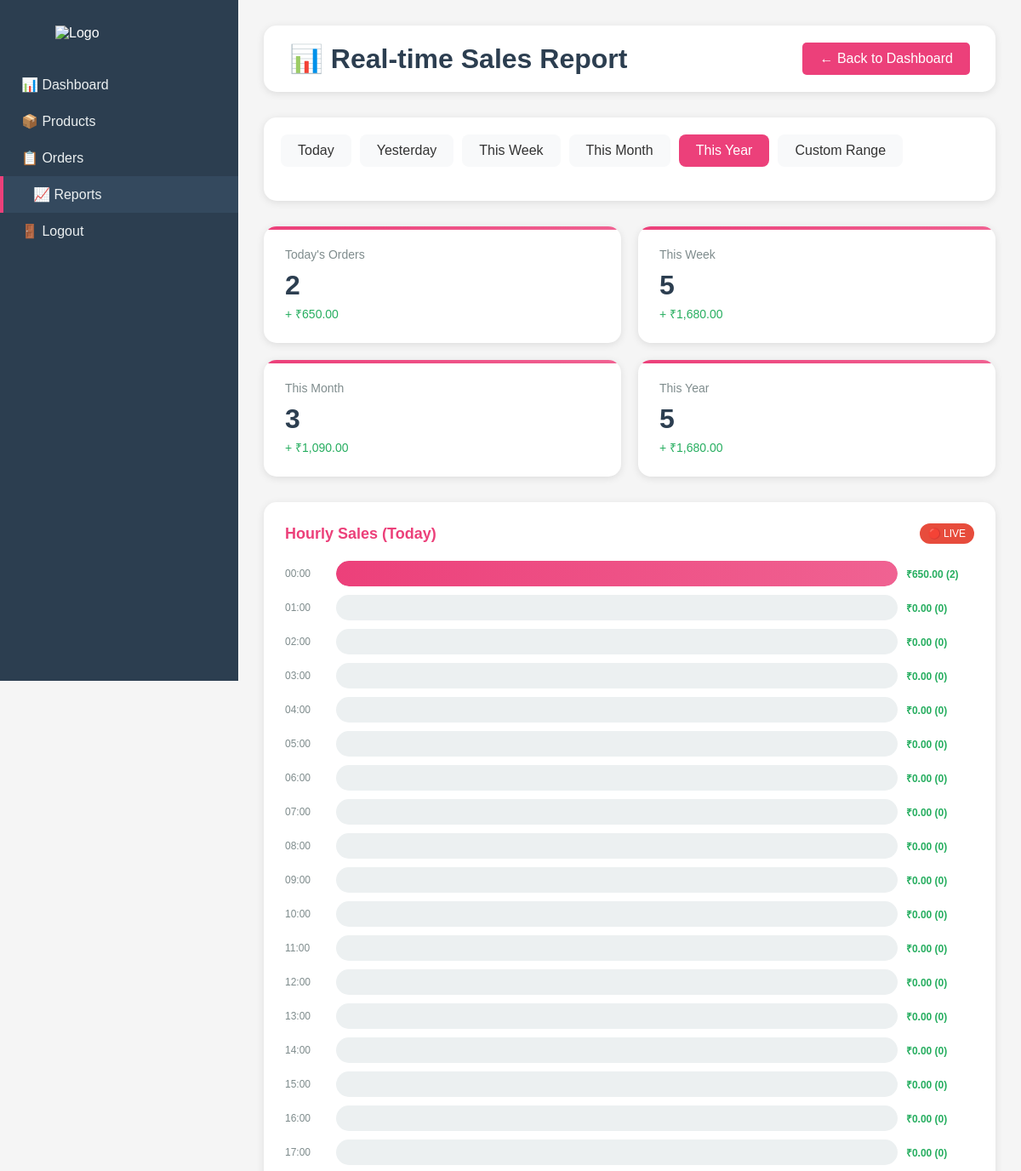
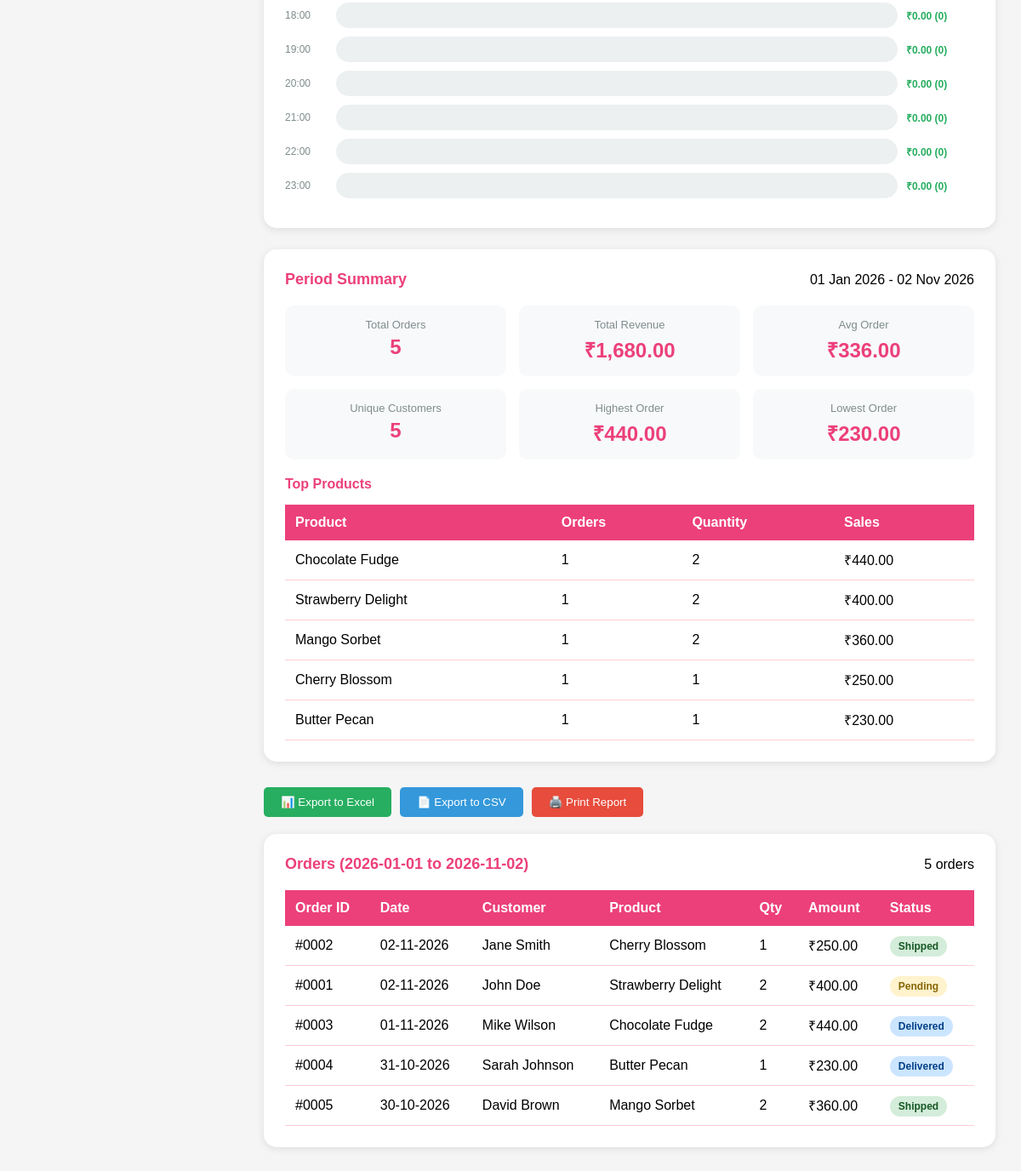
Page /admin/report.php?period=year (signed in) on the committed database (2 pictures, top to bottom).
### tables this page shows
CREATE TABLE IF NOT EXISTS orders (
    id INT AUTO_INCREMENT PRIMARY KEY,
    name VARCHAR(100) NOT NULL,
    phone VARCHAR(20) NOT NULL,
    address TEXT NOT NULL,
    total_price DECIMAL(10,2) NOT NULL,
    order_date DATE NOT NULL,
    product_name VARCHAR(100) NOT NULL,
    quantity INT NOT NULL,
    price DECIMAL(10,2) NOT NULL,
    status ENUM('Pending','Shipped','Delivered') DEFAULT 'Pending',
    created_at TIMESTAMP DEFAULT CURRENT_TIMESTAMP
);

### admin/report.php (the view, shortened to what this page needs)
<?php
require_once 'config.php';
$period = isset($_GET['period']) ? $_GET['period'] : 'today';
$start_date = isset($_GET['start_date']) ? $_GET['start_date'] : '';
$end_date = isset($_GET['end_date']) ? $_GET['end_date'] : '';
switch($period) {
    case 'year':
        $start_date = date('Y-01-01');
        $end_date = date('Y-m-d');
        break;
}
$stats = [];
$today_sql = "SELECT
                COUNT(*) as total_orders,
                COALESCE(SUM(total_price), 0) as total_revenue,
                AVG(total_price) as avg_order_value,
                COUNT(DISTINCT name) as unique_customers
              FROM orders
              WHERE order_date = CURDATE()";
$today_result = $conn->query($today_sql);
$stats['today'] = $today_result->fetch_assoc();
$week_sql = "SELECT
                COUNT(*) as total_orders,
                COALESCE(SUM(total_price), 0) as total_revenue
              FROM orders
              WHERE order_date >= DATE_SUB(CURDATE(), INTERVAL 7 DAY)";
$week_result = $conn->query($week_sql);
$stats['week'] = $week_result->fetch_assoc();
$month_sql = "SELECT
                COUNT(*) as total_orders,
                COALESCE(SUM(total_price), 0) as total_revenue
              FROM orders
              WHERE MONTH(order_date) = MONTH(CURDATE())
              AND YEAR(order_date) = YEAR(CURDATE())";
$month_result = $conn->query($month_sql);
$stats['month'] = $month_result->fetch_assoc();
$year_sql = "SELECT
                COUNT(*) as total_orders,
                COALESCE(SUM(total_price), 0) as total_revenue
              FROM orders
              WHERE YEAR(order_date) = YEAR(CURDATE())";
$year_result = $conn->query($year_sql);
$stats['year'] = $year_result->fetch_assoc();
$custom_sql = "SELECT
                o.*,
                DATE_FORMAT(o.order_date, '%d-%m-%Y') as formatted_date,
                (SELECT COUNT(*) FROM orders WHERE order_date BETWEEN ? AND ?) as period_orders,
                (SELECT COALESCE(SUM(total_price), 0) FROM orders WHERE order_date BETWEEN ? AND ?) as period_revenue
              FROM orders o
              WHERE o.order_date BETWEEN ? AND ?
              ORDER BY o.order_date DESC";
$custom_stmt = $conn->prepare($custom_sql);
$custom_stmt->bind_param("ssssss", $start_date, $end_date, $start_date, $end_date, $start_date, $end_date);
$custom_stmt->execute();
$custom_orders = $custom_stmt->get_result();
$period_totals_sql = "SELECT
                        COUNT(*) as total_orders,
                        COALESCE(SUM(total_price), 0) as total_revenue,
                        AVG(total_price) as avg_order,
                        COUNT(DISTINCT name) as unique_customers,
                        MAX(total_price) as max_order,
                        MIN(total_price) as min_order
                      FROM orders
                      WHERE order_date BETWEEN ? AND ?";
$period_stmt = $conn->prepare($period_totals_sql);
$period_stmt->bind_param("ss", $start_date, $end_date);
$period_stmt->execute();
$period_totals = $period_stmt->get_result()->fetch_assoc();
$hourly_sql = "SELECT
                HOUR(order_date) as hour,
                COUNT(*) as orders,
                COALESCE(SUM(total_price), 0) as revenue
              FROM orders
              WHERE order_date = CURDATE()
              GROUP BY HOUR(order_date)
              ORDER BY hour";
$hourly_data = $conn->query($hourly_sql);
$top_products_sql = "SELECT
                        product_name,
                        COUNT(*) as order_count,
                        SUM(quantity) as total_quantity,
                        COALESCE(SUM(quantity * price), 0) as total_sales
                      FROM orders
                      WHERE order_date BETWEEN ? AND ?
                      GROUP BY product_name
                      ORDER BY total_sales DESC
                      LIMIT 5";
$top_stmt = $conn->prepare($top_products_sql);
$top_stmt->bind_param("ss", $start_date, $end_date);
$top_stmt->execute();
$top_products = $top_stmt->get_result();
?>
<!DOCTYPE html>
<html lang="en">
<head>
</head>
<body>
    <div class="container">
        <div class="sidebar">
            <img src="../image/logo.png" alt="Logo">
            <ul>
                <li><a href="admin_dashboard.php">📊 Dashboard</a></li>
                <li><a href="manage_products.php">📦 Products</a></li>
                <li><a href="view_orders.php">📋 Orders</a></li>
                <li><a href="report.php" class="active">📈 Reports</a></li>
                <li><a href="logout.php">🚪 Logout</a></li>
            </ul>
        </div>
        <div class="main-content">
            <div class="header">
                <h1>📊 Real-time Sales Report</h1>
                <a href="admin_dashboard.php" class="back-btn">← Back to Dashboard</a>
            </div>
            <div class="period-selector">
                <div class="period-tabs">
                    <a href="?period=today" class="period-tab <?php echo $period == 'today' ? 'active' : ''; ?>">Today</a>
                    <a href="?period=yesterday" class="period-tab <?php echo $period == 'yesterday' ? 'active' : ''; ?>">Yesterday</a>
                    <a href="?period=week" class="period-tab <?php echo $period == 'week' ? 'active' : ''; ?>">This Week</a>
                    <a href="?period=month" class="period-tab <?php echo $period == 'month' ? 'active' : ''; ?>">This Month</a>
                    <a href="?period=year" class="period-tab <?php echo $period == 'year' ? 'active' : ''; ?>">This Year</a>
                    <a href="?period=custom" class="period-tab <?php echo $period == 'custom' ? 'active' : ''; ?>">Custom Range</a>
                </div>
            </div>
            <div class="quick-stats">
                <div class="stat-card">
                    <div class="stat-title">Today's Orders</div>
                    <div class="stat-value"><?php echo $stats['today']['total_orders']; ?></div>
                    <div class="stat-sub">+ ₹<?php echo number_format($stats['today']['total_revenue'], 2); ?></div>
                </div>
                <div class="stat-card">
                    <div class="stat-title">This Week</div>
                    <div class="stat-value"><?php echo $stats['week']['total_orders']; ?></div>
                    <div class="stat-sub">+ ₹<?php echo number_format($stats['week']['total_revenue'], 2); ?></div>
                </div>
                <div class="stat-card">
                    <div class="stat-title">This Month</div>
                    <div class="stat-value"><?php echo $stats['month']['total_orders']; ?></div>
                    <div class="stat-sub">+ ₹<?php echo number_format($stats['month']['total_revenue'], 2); ?></div>
                </div>
                <div class="stat-card">
                    <div class="stat-title">This Year</div>
                    <div class="stat-value"><?php echo $stats['year']['total_orders']; ?></div>
                    <div class="stat-sub">+ ₹<?php echo number_format($stats['year']['total_revenue'], 2); ?></div>
                </div>
            </div>
            <div class="dashboard-grid">
                <div class="dashboard-card">
                    <div class="card-header">
                        <h3>Hourly Sales (Today)</h3>
                        <span class="live-badge">🔴 LIVE</span>
                    </div>
                    <div class="hourly-bars">
                        <?php
                        $max_hourly = 0;
                        $hourly_rows = [];
                        while($hour = $hourly_data->fetch_assoc()) {
                            $hourly_rows[] = $hour;
                            if($hour['revenue'] > $max_hourly) $max_hourly = $hour['revenue'];
                        }
                        for($i = 0; $i < 24; $i++):
                            $hour_data = null;
                            foreach($hourly_rows as $h) {
                                if($h['hour'] == $i) {
                                    $hour_data = $h;
                                    break;
                                }
                            }
                            $percentage = $max_hourly > 0 ? (($hour_data['revenue'] ?? 0) / $max_hourly) * 100 : 0;
                        ?>
                        <div class="hour-bar">
                            <span class="hour-label"><?php echo sprintf('%02d:00', $i); ?></span>
                            <div class="bar-container">
                                <div class="bar-fill" style="width: <?php echo $percentage; ?>%;"></div>
                            </div>
                            <span class="bar-value">
                                ₹<?php echo number_format($hour_data['revenue'] ?? 0, 2); ?>
                                (<?php echo $hour_data['orders'] ?? 0; ?>)
                            </span>
                        </div>
                        <?php endfor; ?>
                    </div>
                </div>
                <div class="dashboard-card">
                    <div class="card-header">
                        <h3>Period Summary</h3>
                        <span><?php echo date('d M Y', strtotime($start_date)); ?> - <?php echo date('d M Y', strtotime($end_date)); ?></span>
                    </div>
                    <div class="summary-numbers">
                        <div class="number-box">
                            <div class="label">Total Orders</div>
                            <div class="value"><?php echo $period_totals['total_orders']; ?></div>
                        </div>
                        <div class="number-box">
                            <div class="label">Total Revenue</div>
                            <div class="value">₹<?php echo number_format($period_totals['total_revenue'], 2); ?></div>
                        </div>
                        <div class="number-box">
                            <div class="label">Avg Order</div>
                            <div class="value">₹<?php echo number_format($period_totals['avg_order'] ?? 0, 2); ?></div>
                        </div>
                        <div class="number-box">
                            <div class="label">Unique Customers</div>
                            <div class="value"><?php echo $period_totals['unique_customers']; ?></div>
                        </div>
                        <div class="number-box">
                            <div class="label">Highest Order</div>
                            <div class="value">₹<?php echo number_format($period_totals['max_order'] ?? 0, 2); ?></div>
                        </div>
                        <div class="number-box">
                            <div class="label">Lowest Order</div>
                            <div class="value">₹<?php echo number_format($period_totals['min_order'] ?? 0, 2); ?></div>
                        </div>
                    </div>
                    <h4 style="color: #ec407a; margin: 20px 0 15px;">Top Products</h4>
                    <table>
                        <thead>
                            <tr>
                                <th>Product</th>
                                <th>Orders</th>
                                <th>Quantity</th>
                                <th>Sales</th>
                            </tr>
                        </thead>
                        <tbody>
                            <?php while($top = $top_products->fetch_assoc()): ?>
                            <tr>
                                <td><?php echo htmlspecialchars($top['product_name']); ?></td>
                                <td><?php echo $top['order_count']; ?></td>
                                <td><?php echo $top['total_quantity']; ?></td>
                                <td>₹<?php echo number_format($top['total_sales'], 2); ?></td>
                            </tr>
                            <?php endwhile; ?>
                        </tbody>
                    </table>
                </div>
            </div>
            <div class="export-buttons">
                <button onclick="exportToExcel()" class="export-btn excel">📊 Export to Excel</button>
                <button onclick="exportToCSV()" class="export-btn">📄 Export to CSV</button>
                <button onclick="window.print()" class="export-btn pdf">🖨️ Print Report</button>
            </div>
            <div class="dashboard-card">
                <div class="card-header">
                    <h3>Orders (<?php echo $start_date; ?> to <?php echo $end_date; ?>)</h3>
                    <span><?php echo $period_totals['total_orders']; ?> orders</span>
                </div>
                <div class="report-table">
                    <table>
                        <thead>
                            <tr>
                                <th>Order ID</th>
                                <th>Date</th>
                                <th>Customer</th>
                                <th>Product</th>
                                <th>Qty</th>
                                <th>Amount</th>
                                <th>Status</th>
                            </tr>
                        </thead>
                        <tbody>
                            <?php if($custom_orders->num_rows > 0): ?>
                                <?php while($order = $custom_orders->fetch_assoc()): ?>
                                <tr>
                                    <td>#<?php echo str_pad($order['id'], 4, '0', STR_PAD_LEFT); ?></td>
                                    <td><?php echo $order['formatted_date']; ?></td>
                                    <td><?php echo htmlspecialchars($order['name']); ?></td>
                                    <td><?php echo htmlspecialchars($order['product_name']); ?></td>
                                    <td><?php echo $order['quantity']; ?></td>
                                    <td>₹<?php echo number_format($order['total_price'], 2); ?></td>
                                    <td>
                                        <span class="status-badge status-<?php echo strtolower($order['status']); ?>">
                                            <?php echo $order['status']; ?>
                                        </span>
                                    </td>
                                </tr>
                                <?php endwhile; ?>
                            <?php endif; ?>
                        </tbody>
                    </table>
                </div>
            </div>
        </div>
    </div>
</body>
</html>

### rows in the picture
orders: id "0002", formatted_date "02-11-2026", name "Jane Smith", product_name "Cherry Blossom", quantity "1", total_price "250.00", status "Shipped"
orders: id "0001", formatted_date "02-11-2026", name "John Doe", product_name "Strawberry Delight", quantity "2", total_price "400.00", status "Pending"
orders: id "0003", formatted_date "01-11-2026", name "Mike Wilson", product_name "Chocolate Fudge", quantity "2", total_price "440.00", status "Delivered"
orders: id "0004", formatted_date "31-10-2026", name "Sarah Johnson", product_name "Butter Pecan", quantity "1", total_price "230.00", status "Delivered"
orders: id "0005", formatted_date "30-10-2026", name "David Brown", product_name "Mango Sorbet", quantity "2", total_price "360.00", status "Shipped"

### other values in the picture
$stats['today']['total_orders'] "2"
$stats['today']['total_revenue'] "650.00"
$stats['week']['total_orders'] "5"
$stats['week']['total_revenue'] "1,680.00"
$stats['month']['total_orders'] "3"
$stats['month']['total_revenue'] "1,090.00"
$stats['year']['total_orders'] "5"
$stats['year']['total_revenue'] "1,680.00"
$hour_data['revenue'] "650.00"
$hour_data['orders'] "2"
$hour_data['revenue'] "0.00"
$hour_data['orders'] "0"
date('d M Y', strtotime($start_date)) "01 Jan 2026"
date('d M Y', strtotime($end_date)) "02 Nov 2026"
$period_totals['total_orders'] "5"
